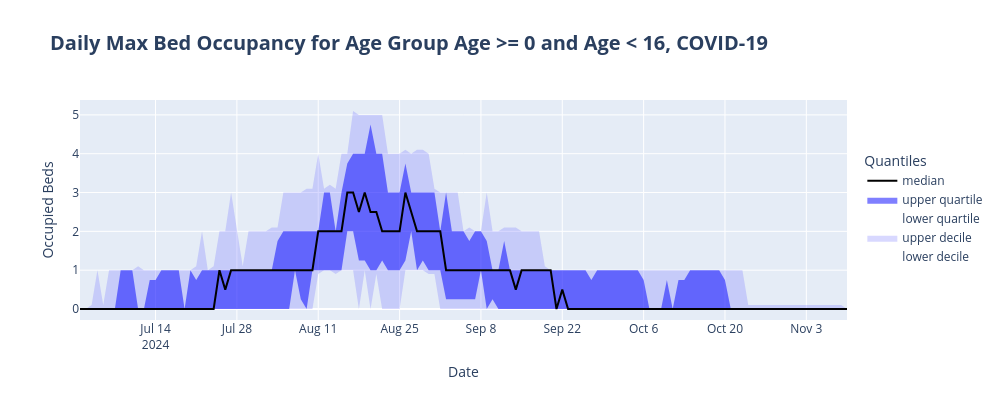
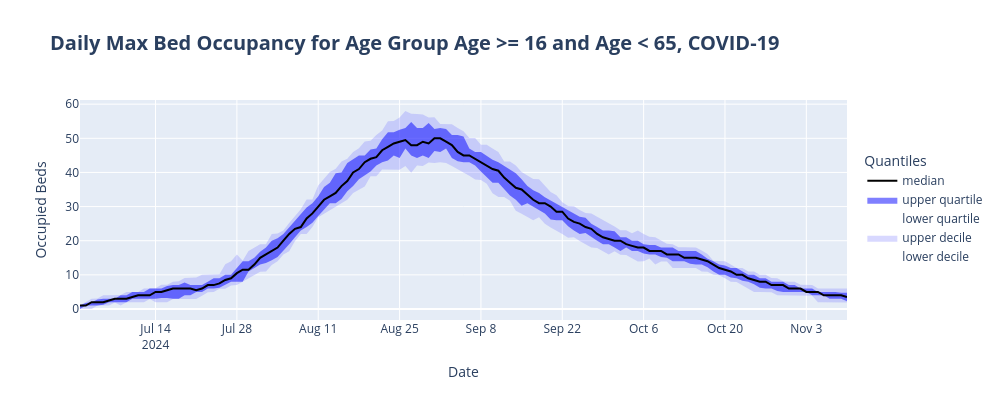
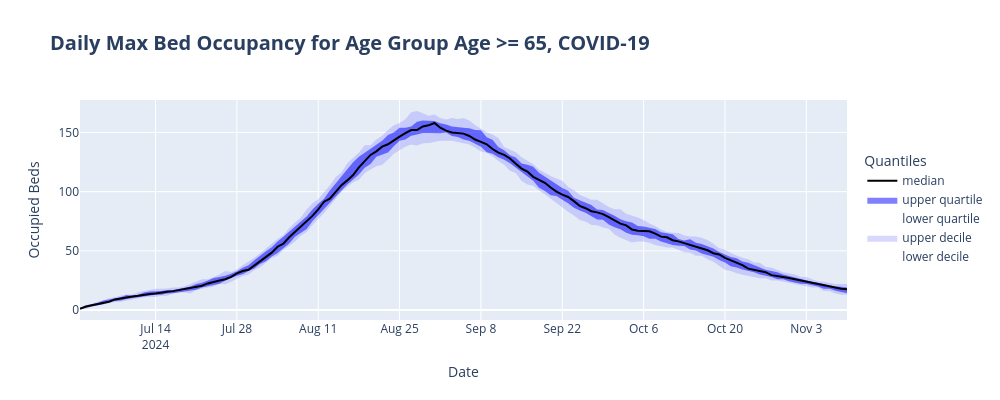

Notebook source saved alongside these figures, in order:
### Code cell
for age_group in age_groups:
    _range = range(len(sim30_results_by_age))
    tmp = resample([sim30_results_by_age[n][age_group] for n in _range])

    fig, _ = plot_quantiles_plotly(tmp, title=f'Daily Max Bed Occupancy for Age Group {age_group}, {disease_name}')
    fig.show()

### Figure 1 — Plotly figure (JSON) as saved in the notebook; plotly's stock layout.template omitted (floating-point values rounded to 4 significant figures; data arrays with more than 128 entries replaced by an {"elided": "..."} marker saying what was removed)
{"data": [{"line": {"width": 0}, "name": "lower decile", "type": "scatter", "x": {"elided": "133 str values"}, "y": {"elided": "133 float values"}}, {"fill": "tonexty", "fillcolor": "rgba(127, 127, 255, 0.3)", "line": {"width": 0}, "name": "upper decile", "type": "scatter", "x": {"elided": "133 str values"}, "y": {"elided": "133 float values"}}, {"line": {"width": 0}, "name": "lower quartile", "type": "scatter", "x": {"elided": "133 str values"}, "y": {"elided": "133 float values"}}, {"fill": "tonexty", "fillcolor": "rgba(0, 0, 255, 0.5)", "line": {"width": 0}, "name": "upper quartile", "type": "scatter", "x": {"elided": "133 str values"}, "y": {"elided": "133 float values"}}, {"line": {"color": "black", "width": 2}, "mode": "lines", "name": "median", "type": "scatter", "x": {"elided": "133 str values"}, "y": {"elided": "133 float values"}}], "layout": {"height": 400, "hovermode": "x unified", "legend": {"title": {"text": "Quantiles"}, "y": 0.5}, "title": {"font": {"size": 20, "weight": "bold"}, "text": "Daily Max Bed Occupancy for Age Group Age >= 0 and Age < 16, COVID-19"}, "width": 1000, "xaxis": {"title": {"text": "Date"}}, "yaxis": {"title": {"text": "Occupied Beds"}}}}

### Figure 2 — Plotly figure (JSON) as saved in the notebook; plotly's stock layout.template omitted (floating-point values rounded to 4 significant figures; data arrays with more than 128 entries replaced by an {"elided": "..."} marker saying what was removed)
{"data": [{"line": {"width": 0}, "name": "lower decile", "type": "scatter", "x": {"elided": "133 str values"}, "y": {"elided": "133 float values"}}, {"fill": "tonexty", "fillcolor": "rgba(127, 127, 255, 0.3)", "line": {"width": 0}, "name": "upper decile", "type": "scatter", "x": {"elided": "133 str values"}, "y": {"elided": "133 float values"}}, {"line": {"width": 0}, "name": "lower quartile", "type": "scatter", "x": {"elided": "133 str values"}, "y": {"elided": "133 float values"}}, {"fill": "tonexty", "fillcolor": "rgba(0, 0, 255, 0.5)", "line": {"width": 0}, "name": "upper quartile", "type": "scatter", "x": {"elided": "133 str values"}, "y": {"elided": "133 float values"}}, {"line": {"color": "black", "width": 2}, "mode": "lines", "name": "median", "type": "scatter", "x": {"elided": "133 str values"}, "y": {"elided": "133 float values"}}], "layout": {"height": 400, "hovermode": "x unified", "legend": {"title": {"text": "Quantiles"}, "y": 0.5}, "title": {"font": {"size": 20, "weight": "bold"}, "text": "Daily Max Bed Occupancy for Age Group Age >= 16 and Age < 65, COVID-19"}, "width": 1000, "xaxis": {"title": {"text": "Date"}}, "yaxis": {"title": {"text": "Occupied Beds"}}}}

### Figure 3 — Plotly figure (JSON) as saved in the notebook; plotly's stock layout.template omitted (floating-point values rounded to 4 significant figures; data arrays with more than 128 entries replaced by an {"elided": "..."} marker saying what was removed)
{"data": [{"line": {"width": 0}, "name": "lower decile", "type": "scatter", "x": {"elided": "133 str values"}, "y": {"elided": "133 float values"}}, {"fill": "tonexty", "fillcolor": "rgba(127, 127, 255, 0.3)", "line": {"width": 0}, "name": "upper decile", "type": "scatter", "x": {"elided": "133 str values"}, "y": {"elided": "133 float values"}}, {"line": {"width": 0}, "name": "lower quartile", "type": "scatter", "x": {"elided": "133 str values"}, "y": {"elided": "133 float values"}}, {"fill": "tonexty", "fillcolor": "rgba(0, 0, 255, 0.5)", "line": {"width": 0}, "name": "upper quartile", "type": "scatter", "x": {"elided": "133 str values"}, "y": {"elided": "133 float values"}}, {"line": {"color": "black", "width": 2}, "mode": "lines", "name": "median", "type": "scatter", "x": {"elided": "133 str values"}, "y": {"elided": "133 float values"}}], "layout": {"height": 400, "hovermode": "x unified", "legend": {"title": {"text": "Quantiles"}, "y": 0.5}, "title": {"font": {"size": 20, "weight": "bold"}, "text": "Daily Max Bed Occupancy for Age Group Age >= 65, COVID-19"}, "width": 1000, "xaxis": {"title": {"text": "Date"}}, "yaxis": {"title": {"text": "Occupied Beds"}}}}
